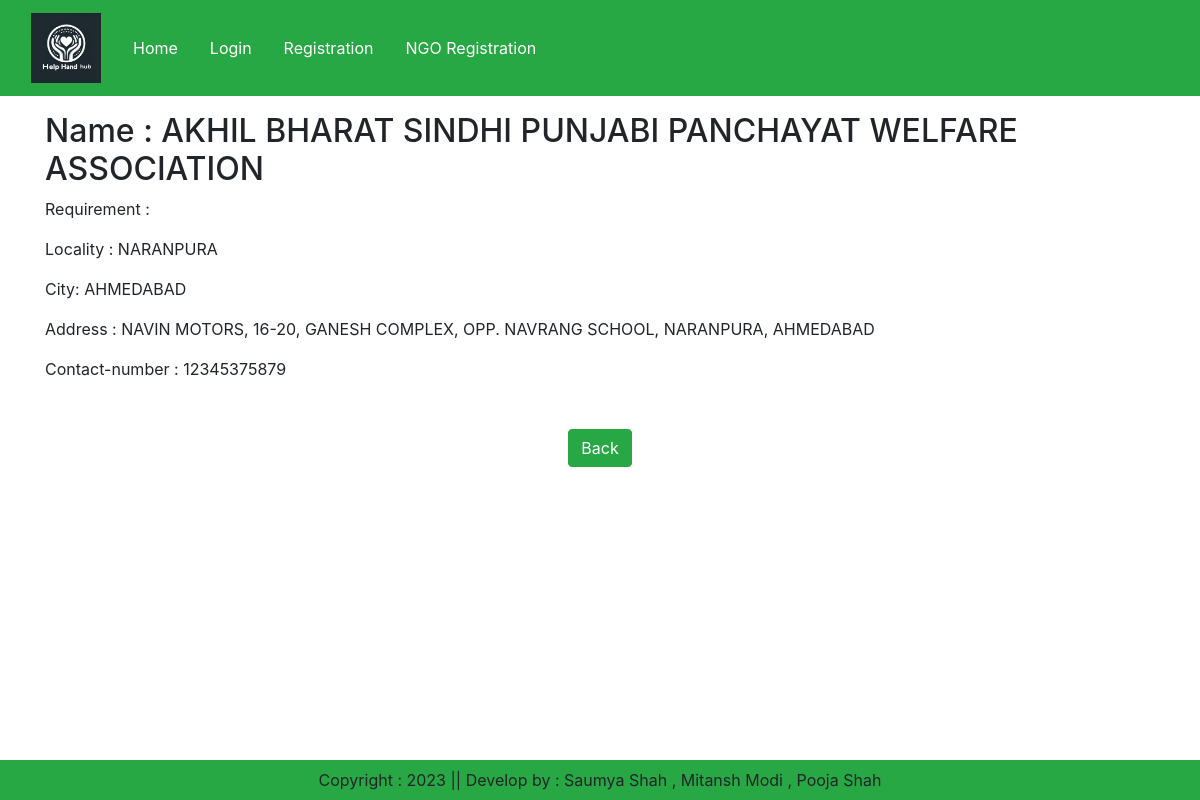
Page /ngo/3/ on the committed database.
### sneaker/models.py (models this page shows, shortened)
class NGO(models.Model):
    user = models.OneToOneField(User, on_delete=models.CASCADE , default=None, null=True, blank=True)  # Use CASCADE instead of SET_NULL
    name = models.CharField(max_length=200)
    requirement = models.CharField(max_length=100)
    locality = models.CharField(max_length=200)
    city = models.CharField(max_length=50)
    address = models.TextField()
    contact_number = models.CharField(max_length=20)

### sneaker/views.py (the view)
# urls.py: path('ngo/<int:pk>/', views.ngo_detail, name='ngo_detail'),
def ngo_detail(request, pk):
    ngo = NGO.objects.get(pk=pk)
    return render(request, 'sneaker/ngo_detail.html', {'ngo': ngo})

### sneaker/templates/sneaker/ngo_detail.html (shortened to what this page needs)
{% extends 'sneaker/base.html' %}
{% load static %}
{% block main-content %}
<div class="container">
    <div class="row my-3">
        <div class="container">
            <h2>Name : {{ ngo.name }}</h2>
            <p>Requirement : {{ ngo.requirment }}</p>
            <p>Locality : {{ ngo.locality }}</p>
            <p>City: {{ ngo.city }}</p>
            <p>Address : {{ ngo.address }}</p>
            <p>Contact-number : {{ ngo.contact_number }}</p>
            <div class="text-center mt-5 mb-3">
                <a href="{% url 'ngo_information' %}" class="btn btn-success">Back</a>
            </div>
        </div>
    </div>
</div>
{% endblock %}

### rows in the picture
NGO: name "AKHIL BHARAT SINDHI PUNJABI PANCHAYAT WELFARE ASSOCIATION", locality "NARANPURA", city "AHMEDABAD", address "NAVIN MOTORS, 16-20, GANESH COMPLEX, OPP. NAVRANG SCHOOL, NARANPURA, AHMEDABAD", contact_number "12345375879"
